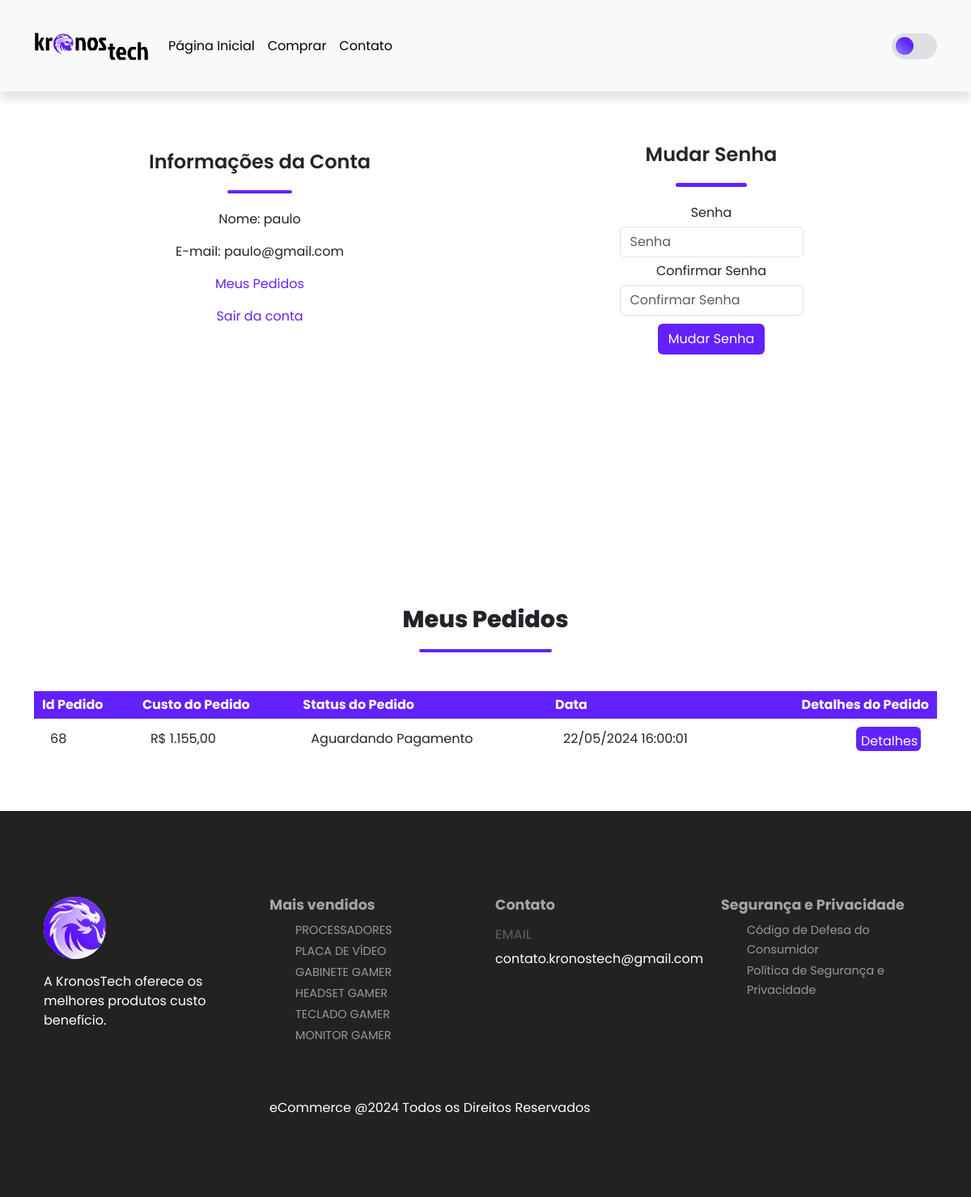
/account.php (signed in), run on the app's committed database.
### tables this page shows
CREATE TABLE `orders` (
  `order_id` int(11) NOT NULL,
  `order_cost` decimal(6,2) NOT NULL,
  `order_status` varchar(100) NOT NULL DEFAULT 'on_hold',
  `user_id` int(11) NOT NULL,
  `user_phone` int(11) NOT NULL,
  `user_city` varchar(255) NOT NULL,
  `user_address` varchar(255) NOT NULL,
  `order_date` datetime NOT NULL DEFAULT current_timestamp()
);

### account.php (the view, shortened to what this page needs)
<?php
include('server/connection.php');
if(isset($_SESSION['logged_in'])){
  $user_id = $_SESSION['user_id'];
  $stmt = $conn->prepare("SELECT * FROM orders WHERE user_id =? ");
  $stmt->bind_param('i',$user_id);
  $stmt->execute();
  $orders = $stmt->get_result();
}
?>
<!DOCTYPE html>
<html lang="pt">
<head>
    <link href="https://cdn.jsdelivr.net/npm/bootstrap@5.3.3/dist/css/bootstrap.min.css" rel="stylesheet">
    <link rel="stylesheet" href="assets/css/style.css">
</head>
<body>
<nav class="navbar navbar-expand-lg bg-body-tertiary py-4 fixed-up">
  <div class="container">
      <a class="navbar-brand" href="index.php">
        <img id="logo" src="assets/imgs/logo2.png" height="40px">
      </a>
    <div class="collapse navbar-collapse nav-buttons" id="navbarSupportedContent">
      <ul class="navbar-nav me-auto mb-2 mb-lg-0">
        <li class="nav-item">
          <a class="nav-link" href="index.php">Página Inicial</a>
        </li>
        <li class="nav-item">
          <a class="nav-link" href="shop.php">Comprar</a>
        </li>
        <li class="nav-item">
          <a class="nav-link" href="contato.php">Contato</a>
        </li>
        <li class="nav-item">
          <a href="cart.php"><ion-icon name="cart"></ion-icon></a>
        </li>
      </ul>
      <div class="butaobrita">
        <label class="switch">
          <span class="slider"></span>
        </label>
      </div>
    </div>
  </div>
</nav>
<section class="my-5 py-5">
    <div class="row container mx-auto">
        <div class="text-center mt-3 pt-5 col-lg-6 col-md-12 col-sm-12">
            <h3 class="font-weight-bold">Informações da Conta</h3>
            <hr class="custom-hr-shop mx-auto">
            <div class="account-info">
                <p>Nome: <span><?php if(isset($_SESSION['user_name'])) { echo $_SESSION['user_name'];} ?></span></p>
                <p>E-mail: <span><?php if(isset($_SESSION['user_email'])) { echo $_SESSION['user_email'];} ?></span></p>
                <p><a href="#orders" id="order-btn" style="color: #6221fe; text-decoration: none">Meus Pedidos</a></p>
                <p><a href="account.php?logout=1" id="logout-btn" style="color: #6221fe; text-decoration: none">Sair da conta</a></p>
            </div>
        </div>
        <div class="col-lg-6 col-md-12 col-sm-12">
            <form id="account-form" method="POST" action="account.php">
                <h3>Mudar Senha</h3>
                <hr class="custom-hr-msenha mx-auto">
                <div class="form-group">
                    <label>Senha</label>
                    <input type="password" class="form-control" id="account-password" name="password" placeholder="Senha" required>
                </div>
                <div class="form-group">
                    <label>Confirmar Senha</label>
                    <input type="password" class="form-control" id="account-password-confirm" name="confirm_password" placeholder="Confirmar Senha" required>
                </div>
                <div class="form-group">
                    <input type="submit" value="Mudar Senha" name="change_password" class="btn" id="change-pass-btn">
                </div>
            </form>
        </div>
    </div>
</section>
<br><br><br>
  <section id="orders" class="carts container my-5 py-3">
    <div class="container mt-2">
        <h2 class="font-weight-bold text-center">Meus Pedidos</h2>
        <hr class="custom-hr-shop mx-auto">
    </div>
    <table class="mt-5 pt-5">
        <tr>
            <th>Id Pedido</th>
            <th>Custo do Pedido</th>
            <th>Status do Pedido</th>
            <th>Data</th>
            <th>Detalhes do Pedido</th>
        </tr>
        <?php while($row = $orders->fetch_assoc()) { ?>
            <tr>
                <td>
                    <span><?php echo $row['order_id']; ?></span>
                </td>
                <td>
                  <span><?php echo 'R$ ' . number_format($row['order_cost'], 2, ',', '.'); ?></span>
                </td>
                <td>
                  <span><?php echo $row['order_status']; ?></span>
                </td>
                <td>
                  <span><?php
                    echo date('d/m/Y H:i:s', strtotime($row['order_date']));
                    ?>
                  </span>
                </td>
                <td>
                    <form method="POST" action="order_details.php" class="order">
                      <input type="submit" class="btn order-detail-btn" value="Detalhes" name="order_details_btn">
                </form>
              </td>
            </tr>
          <?php } ?>
    </table>
  </section>
  <?php include('layouts/footer.php'); ?>

### assets/css/style.css (style rules this page uses)
.nav-buttons { display: flex; justify-content: space-between; align-items: center; }
html, body { overflow-x: hidden; }
* { margin: 0; padding: 0; box-sizing: border-box; }
body { font-family: "Poppins", sans-serif; transition: background-color 0.5s ease; }
h2 { font-size: 1.8rem; font-weight: 800; }
h3 { font-size: 1.5rem; font-weight: 600; }
.navbar { font-size: 16px; padding-top: 2rem; padding-bottom: 2rem; top: 0; left: 0; position: fixed; top: 0; width: 100%; z-index: 1000; display: flex; justify-content: space-between; align-items: center; box-shadow: 0 10px 10px rgba(0,0,0,0.1); }
.nav-link { position: relative; color: #918e8e; text-decoration: none; transition: color 0.3s; }
.nav-link::after { content: ""; position: absolute; bottom: -2px; left: 0; width: 100%; height: 2px; background-color: #6221fe; transform: scaleX(0); transform-origin: bottom right; transition: transform 0.3s; }
hr.custom-hr-shop { border: none; height: 4px; width: 15%; background-color: #6221feFF; margin: 20px 0px; opacity: 100%; border-radius: 100px; }
.row { margin: 10px; }
.row { justify-content: center; }
.switch { display: block; --width-of-switch: 3.5em; --height-of-switch: 2em; --size-of-icon: 1.4em; --slider-offset: 0.3em; position: relative; width: var(--width-of-switch); height: var(--height-of-switch); }
.slider { position: absolute; cursor: pointer; top: 0; left: 0; right: 0; bottom: 0; background-color: #e0e0e0; transition: 0.4s; border-radius: 30px; }
.slider:before { position: absolute; content: ""; height: var(--size-of-icon, 1.4em); width: var(--size-of-icon, 1.4em); border-radius: 20px; left: var(--slider-offset, 0.3em); top: 50%; transform: translateY(-50%); background: linear-gradient(40deg, #8983f7, #6221fe 70%); transition: 0.4s; }
ul { list-style-type: none; }
#logo { height: 55px; }
.carts td input { height: 30px; padding: 5px; }
.order .order-detail-btn { background-color: #6222fe; color: #fff; width: 80px; }
td:last-child { text-align: right; }
th:last-child { text-align: right; }
.nav-item a { color: #000; }
#account-form { width: 50%; margin: 35px auto; text-align: center; padding: 20px; }
#account-form input { margin: 5px auto; }
#account-form #change-pass-btn { color: #fff; background-color: #6221fe; }
.butaobrita { display: flex; justify-content: center; align-items: center; }

### account.php (style rules this page uses)
hr.custom-hr-msenha { border: none; height: 5px; width: 39%; background-color: #6221feFF; margin: 20px 0px; opacity: 100%; border-radius: 100px; }
.carts table { width: 100%; border-collapse: collapse; }
.carts th { text-align: left; padding: 5px 10px; color: #fff; background-color: #6221fe; }
.carts td { padding: 10px 20px; }
.carts td input { width: 40px; height: 30px; padding: 5px; }
td:last-child { text-align: right; }
th:last-child { text-align: right; }

### data on the page
orders: order_id "68", order_cost "1.155,00", order_status "Aguardando Pagamento", order_date "22/05/2024 16:00:01"

### other printed values
$_SESSION['user_name'] "paulo"
$_SESSION['user_email'] "paulo@gmail.com"
